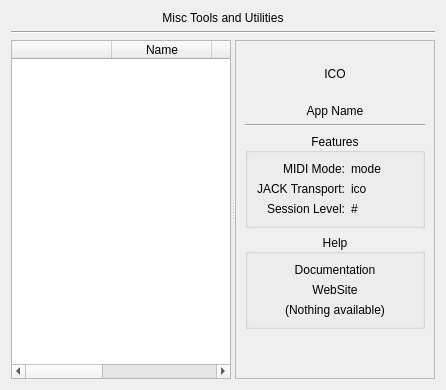
     <widget class="QWidget" name="tool">
      <attribute name="title">
       <string>Tool</string>
      </attribute>
      <layout class="QVBoxLayout" name="verticalLayout_19">
       <item>
        <widget class="QLabel" name="label_31">
         <property name="maximumSize">
          <size>
           <width>16777215</width>
           <height>16</height>
          </size>
         </property>
         <property name="text">
          <string>Misc Tools and Utilities</string>
         </property>
         <property name="alignment">
          <set>Qt::AlignCenter</set>
         </property>
        </widget>
       </item>
       <item>
        <widget class="Line" name="line_11">
         <property name="orientation">
          <enum>Qt::Horizontal</enum>
         </property>
        </widget>
       </item>
       <item>
        <widget class="QSplitter" name="splitter_Tool">
         <property name="orientation">
          <enum>Qt::Horizontal</enum>
         </property>
         <widget class="QTableWidget" name="listTool">
          <property name="contextMenuPolicy">
           <enum>Qt::CustomContextMenu</enum>
          </property>
          <property name="editTriggers">
           <set>QAbstractItemView::NoEditTriggers</set>
          </property>
          <property name="alternatingRowColors">
           <bool>true</bool>
          </property>
          <property name="selectionMode">
           <enum>QAbstractItemView::SingleSelection</enum>
          </property>
          <property name="selectionBehavior">
           <enum>QAbstractItemView::SelectRows</enum>
          </property>
          <property name="sortingEnabled">
           <bool>true</bool>
          </property>
          <attribute name="horizontalHeaderStretchLastSection">
           <bool>true</bool>
          </attribute>
          <attribute name="verticalHeaderVisible">
           <bool>false</bool>
          </attribute>
          <attribute name="verticalHeaderDefaultSectionSize">
           <number>22</number>
          </attribute>
          <column>
           <property name="text">
            <string/>
           </property>
          </column>
          <column>
           <property name="text">
            <string>Name</string>
           </property>
          </column>
          <column>
           <property name="text">
            <string>Type</string>
           </property>
          </column>
          <column>
           <property name="text">
            <string>Save Mode</string>
           </property>
          </column>
          <column>
           <property name="text">
            <string>Release Model</string>
           </property>
          </column>
         </widget>
         <widget class="QFrame" name="frame_Tool">
          <property name="minimumSize">
           <size>
            <width>200</width>
            <height>0</height>
           </size>
          </property>
          <property name="frameShape">
           <enum>QFrame::StyledPanel</enum>
          </property>
          <property name="frameShadow">
           <enum>QFrame::Raised</enum>
          </property>
          <layout class="QVBoxLayout" name="verticalLayout_9">
           <item>
            <widget class="QLabel" name="ico_app_tool">
             <property name="minimumSize">
              <size>
               <width>0</width>
               <height>48</height>
              </size>
             </property>
             <property name="maximumSize">
              <size>
               <width>16777215</width>
               <height>48</height>
              </size>
             </property>
             <property name="text">
              <string>ICO</string>
             </property>
             <property name="alignment">
              <set>Qt::AlignCenter</set>
             </property>
            </widget>
           </item>
           <item>
            <widget class="QLabel" name="label_name_tool">
             <property name="text">
              <string>App Name</string>
             </property>
             <property name="alignment">
              <set>Qt::AlignCenter</set>
             </property>
            </widget>
           </item>
           <item>
            <widget class="Line" name="line_10">
             <property name="orientation">
              <enum>Qt::Horizontal</enum>
             </property>
            </widget>
           </item>
           <item>
            <widget class="QGroupBox" name="group_features_tool">
             <property name="title">
              <string>Features</string>
             </property>
             <property name="alignment">
              <set>Qt::AlignCenter</set>
             </property>
             <layout class="QGridLayout" name="gridLayout_13">
              <item row="0" column="0">
               <widget class="QLabel" name="label_34">
                <property name="text">
                 <string>MIDI Mode:</string>
                </property>
                <property name="alignment">
                 <set>Qt::AlignRight|Qt::AlignTrailing|Qt::AlignVCenter</set>
                </property>
               </widget>
              </item>
              <item row="0" column="1">
               <widget class="QLabel" name="label_midi_mode_tool">
                <property name="text">
                 <string>mode</string>
                </property>
               </widget>
              </item>
              <item row="2" column="0">
               <widget class="QLabel" name="label_35">
                <property name="text">
                 <string>Session Level:</string>
                </property>
                <property name="alignment">
                 <set>Qt::AlignRight|Qt::AlignTrailing|Qt::AlignVCenter</set>
                </property>
               </widget>
              </item>
              <item row="2" column="1">
               <widget class="QLabel" name="label_session_level_tool">
                <property name="text">
                 <string>#</string>
                </property>
               </widget>
              </item>
              <item row="1" column="0">
               <widget class="QLabel" name="label_23">
                <property name="text">
                 <string>JACK Transport:</string>
                </property>
                <property name="alignment">
                 <set>Qt::AlignRight|Qt::AlignTrailing|Qt::AlignVCenter</set>
                </property>
               </widget>
              </item>
              <item row="1" column="1">
               <widget class="QLabel" name="ico_jack_transport_tool">
                <property name="text">
                 <string>ico</string>
                </property>
               </widget>
              </item>
             </layout>
            </widget>
           </item>
           <item>
            <widget class="QGroupBox" name="group_help_tool">
             <property name="title">
              <string>Help</string>
             </property>
             <property name="alignment">
              <set>Qt::AlignCenter</set>
             </property>
             <layout class="QVBoxLayout" name="verticalLayout_10">
              <item>
               <widget class="QLabel" name="url_documentation_tool">
                <property name="text">
                 <string>Documentation</string>
                </property>
                <property name="alignment">
                 <set>Qt::AlignCenter</set>
                </property>
                <property name="openExternalLinks">
                 <bool>true</bool>
                </property>
               </widget>
              </item>
              <item>
               <widget class="QLabel" name="url_website_tool">
                <property name="text">
                 <string>WebSite</string>
                </property>
                <property name="alignment">
                 <set>Qt::AlignCenter</set>
                </property>
                <property name="openExternalLinks">
                 <bool>true</bool>
                </property>
               </widget>
              </item>
              <item>
               <widget class="QLabel" name="label_no_help_tool">
                <property name="text">
                 <string>(Nothing available)</string>
                </property>
                <property name="alignment">
                 <set>Qt::AlignCenter</set>
                </property>
               </widget>
              </item>
             </layout>
            </widget>
           </item>
           <item>
            <spacer name="verticalSpacer_6">
             <property name="orientation">
              <enum>Qt::Vertical</enum>
             </property>
             <property name="sizeHint" stdset="0">
              <size>
               <width>20</width>
               <height>40</height>
              </size>
             </property>
            </spacer>
           </item>
          </layout>
         </widget>
        </widget>
       </item>
      </layout>
     </widget>
